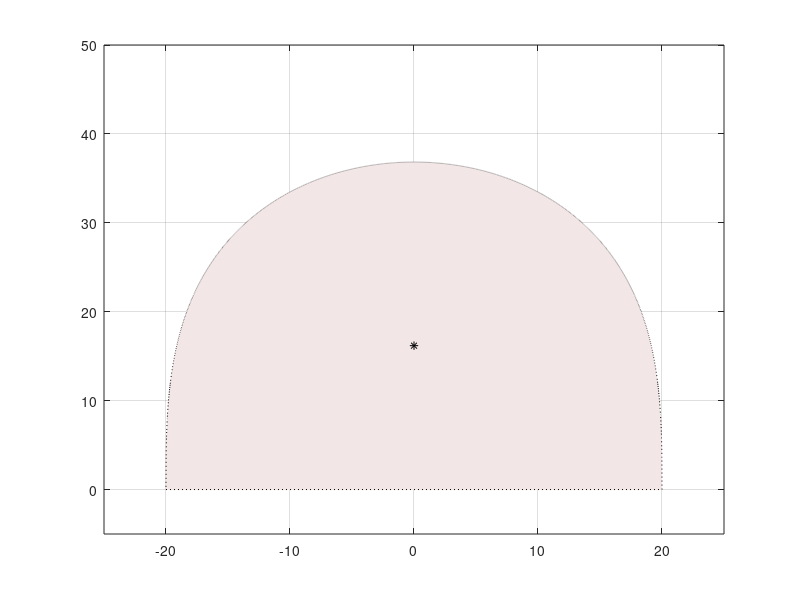

Here is the MATLAB script that generated this plot:
% Ex 6.6-31: centroid

x = -20:0.01:20;
y = @(x) 5 * (400 - x.^2).^(1/3);

fill(x, y(x), [0.95 0.9 0.9], 'linestyle', ':')


% Aread
A = quad(y, -20, 20);

% Moments

M_x = quad(@(x) 0.5 * (y(x)).^2, -20, 20);
M_y = quad(@(x) x .* y(x), -20, 20);

% Centroid
x_bar = M_y/A;
y_bar = M_x/A;

hold on
plot(x_bar, y_bar, 'k*')
hold off
grid on
xlim([-25 25])
ylim([-5 50])

fprintf('Centroid = (%.4f, %.4f)\n', x_bar, y_bar);

